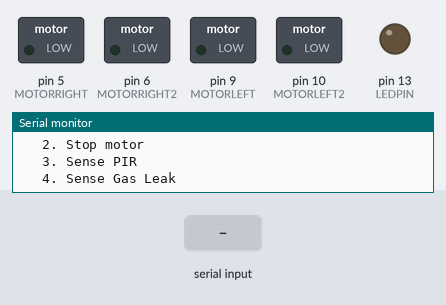
The sketch below on a simulated Arduino Uno, built with avr-gcc and run on an emulated ATmega328P. Parts: switched loads named in the sketch (green lamp = pin HIGH), output pins drawn as LEDs (lit = HIGH), the last lines printed to the serial monitor. The inputs (shaded band) are chosen by the test bench.

Above: at 1.2 s.
1.3 s: byte 102 (FORWARD) received over Serial
At 2.3 s:
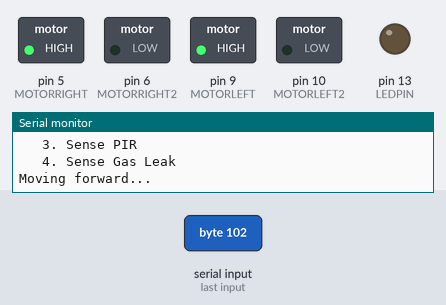
2.8 s: byte 108 (LEFT) received over Serial
At 3.5 s:
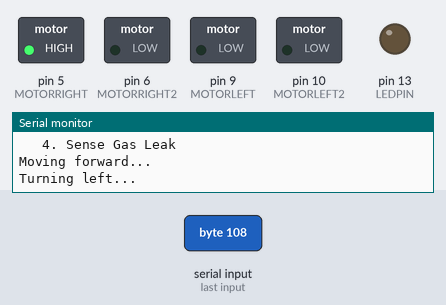
4.3 s: byte 114 (RIGHT) received over Serial
At 4.6 s:
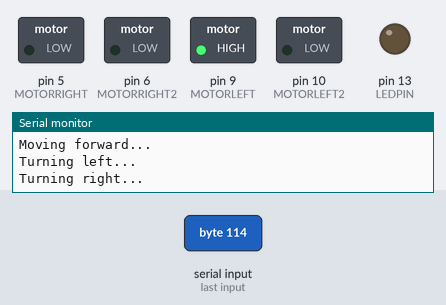
5.8 s: byte 98 (REVERSE) received over Serial
At 6.9 s:
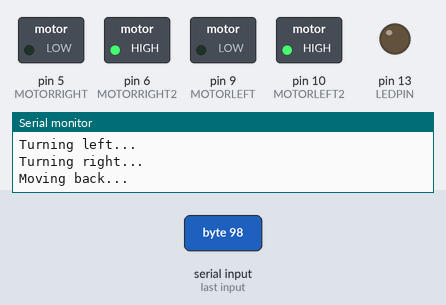
8.8 s: byte 50 (50) received over Serial
At 9.2 s:
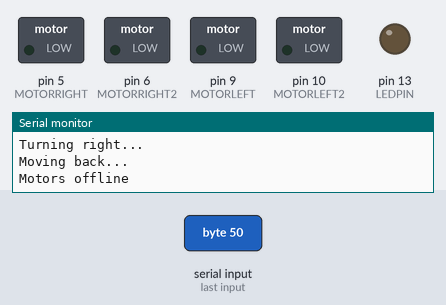
Timing chart, 0 to 11.5 s (numbered marks = the images above; inputs shaded):
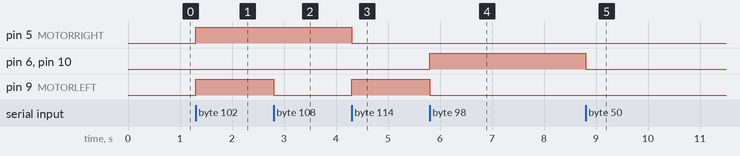

The sketch:

rev1_25_04_2014.ino
```cpp
// avr-libc library includes
#include <avr/io.h>
#include <avr/interrupt.h>

// define simple names for I/P & O/P pins
#define MOTORLEFT 9
#define MOTORLEFT2 10
#define MOTORRIGHT 5
#define MOTORRIGHT2 6
// pins free 4,11,12
// pins 2 & 3 are also interrupts
#define PIRPIN 7 		// assign PIR Sensor output to PIN 8
#define GASPIN 8 		// assign MQ6 Sensor output to PIN 12
#define LEDPIN 13 		// built-in LED on PIN 13

// define easier names/labels for serial commands sent from the BotConnect Android app
#define FORWARD 102             // DEC 'f' for forward == ASCII 102
#define REVERSE 98              // DEC 'b' for back/reverse == ASCII 98
#define RIGHT 114               // DEC 'r' for right == ASCII 114
#define LEFT 108                // DEC 'l' for left == ASCII 108
#define PIR_SENSE 51            // ASCII 51 for sensing PIR o/p
#define GAS_SENSE 52            // ASCII 52 for sensing gas o/p

byte byteRead=0; 			// buffer for serial input. Int0=pin2, Int1=Pin3
int seconds = 0;
int count = 0;
volatile int autoSense = 0;     // used w/ interrupt. Needs to be volatile for CPU to poll this regularly

// run on start/reset
void setup()
{
	Serial.begin(9600);           // set baud rate at 9600
	Serial.write("\nPower On\n");
	Serial.write("\nPlease enter:\n\t 1. Toggle Autosense\n\t 2. Stop motor\n\t 3. Sense PIR\n\t 4. Sense Gas Leak\n");

	pinMode(MOTORRIGHT, OUTPUT);  // assign all 4 motors as output
	pinMode(MOTORRIGHT2, OUTPUT);
	pinMode(MOTORLEFT, OUTPUT);
	pinMode(MOTORLEFT2, OUTPUT);
	pinMode(PIRPIN, INPUT);       // assign PIN as INPUT, to read PIR's output
	pinMode(GASPIN, INPUT);       // assign PIN as INPUT, to read MQ6's output
	pinMode(LEDPIN, OUTPUT);      // LED is output

        timer1_init();
}

void timer1_init()
{
        // initialize Timer1
	cli();          // disable global interrupts
	TCCR1A = 0;     // set entire TCCR1A register to 0
	TCCR1B = 0;     // same for TCCR1B

        // set compare match register to desired timer count:
	OCR1A = 15624;  // 15264 is value for 1 second. See: http://www.engblaze.com/microcontroller-tutorial-avr-and-arduino-timer-interrupts/
        // turn on CTC mode:
	TCCR1B |= (1 << WGM12);
	// Set CS10 and CS12 bits for 1024 prescaler:
	TCCR1B |= (1 << CS10);
	TCCR1B |= (1 << CS12);
        // enable timer compare interrupt:
	TIMSK1 |= (1 << OCIE1A);
        // enable global interrupts:
	sei();
}

void forwardMotor()
{
	Serial.write("\nMoving forward...");
  	digitalWrite(MOTORLEFT, HIGH);
	digitalWrite(MOTORLEFT2, LOW);
	digitalWrite(MOTORRIGHT, HIGH);
	digitalWrite(MOTORRIGHT2, LOW);
}

void turnLeft()
{
	Serial.write("\nTurning left...");
  	digitalWrite(MOTORLEFT, LOW);
	digitalWrite(MOTORLEFT2, LOW);
	digitalWrite(MOTORRIGHT, HIGH);
	digitalWrite(MOTORRIGHT2, LOW);
}

void turnRight()
{
	Serial.write("\nTurning right...");
	digitalWrite(MOTORLEFT, HIGH);
	digitalWrite(MOTORLEFT2, LOW);
	digitalWrite(MOTORRIGHT, LOW);
	digitalWrite(MOTORRIGHT2, LOW);
}

void reverseMotor()
{
  	Serial.write("\nMoving back...");
	digitalWrite(MOTORLEFT, LOW);
	digitalWrite(MOTORLEFT2, HIGH);
	digitalWrite(MOTORRIGHT, LOW);
	digitalWrite(MOTORRIGHT2, HIGH);
}

void pirSensor()
{
	// glow LED if output of PIR is high
	if(digitalRead(PIRPIN))
	{
		digitalWrite(LEDPIN, HIGH);
		Serial.write("\nHuman detected! Say hi. ;)");
	}
	else
	{
		digitalWrite(LEDPIN, LOW);
		Serial.write("\nHuman absent. :(");
	}
}

void gasSensor()
{
        // glow LED if output of GASPIN is high
	if(digitalRead(GASPIN))
	{
		digitalWrite(LEDPIN, HIGH);
		Serial.write("\nOMG! Gas leak. Run for your lives. :P");
	}
	else
	{
		digitalWrite(LEDPIN, LOW);
		Serial.write("\nZzzz... no gas leak detected.");
	}
}

void loop()
{
	while(Serial.available())
	{
		// read serial input into buffer
		byteRead = Serial.read();
		switch(byteRead)
		{
		case 49: // DEC 1 = ASCII 49
			Serial.write("\nAuto Sense toggled");
                        autoSense = !autoSense;
			break;
		case 50: // DEC 2 = ASCII 50
			Serial.write("\nMotors offline");
			digitalWrite(MOTORRIGHT, LOW);
			digitalWrite(MOTORRIGHT2, LOW);
			digitalWrite(MOTORLEFT, LOW);
			digitalWrite(MOTORLEFT2, LOW);
                        break;
		case PIR_SENSE: // DEC 3 == ASCII 51
			// call PIR sensor method to check for human
			pirSensor();
			break;
		case GAS_SENSE: // DEC 4 == ASCII 52
                        // call LPG detector method to check for gas leak
			gasSensor();
			break;
		case FORWARD: // DEC 'f' for forward == ASCII 102
			forwardMotor();
			break;
		case LEFT: // DEC 'l' for left == ASCII 108
			turnLeft();
			break;
		case RIGHT: // DEC 'r' for right == ASCII 114
			turnRight();
			break;
		case REVERSE: // DEC 'b' for back/reverse == ASCII 98
			reverseMotor();
			break;
		default: // other input value entered
			Serial.write("\nError. You entered: ");
			Serial.write(byteRead);
			// Serial.print(byteRead); // prints AS
			break;
		}
	}
}


ISR(TIMER1_COMPA_vect)
{
    // seconds++;         // keep overall track of elapsed time
    count++;
    // using to sense PIR/GAS outputs every 10 seconds
    if((count == 10) && (autoSense == 1))
    {
      count = 0;       // reset count
      gasSensor();
      pirSensor();
    }
}
```

Measured:
- after the input at 1.3 s, pin 5 (MOTORRIGHT), pin 9 (MOTORLEFT): LOW → HIGH at once
- after the input at 2.8 s, pin 9 (MOTORLEFT): HIGH → LOW at once
- after the input at 4.3 s, pin 5 (MOTORRIGHT): HIGH → LOW at once; pin 9 (MOTORLEFT): LOW → HIGH at once
- after the input at 5.8 s, pin 6 (MOTORRIGHT2), pin 10 (MOTORLEFT2): LOW → HIGH at once; pin 9 (MOTORLEFT): HIGH → LOW at once
- after the input at 8.8 s, pin 6 (MOTORRIGHT2), pin 10 (MOTORLEFT2): HIGH → LOW at once
